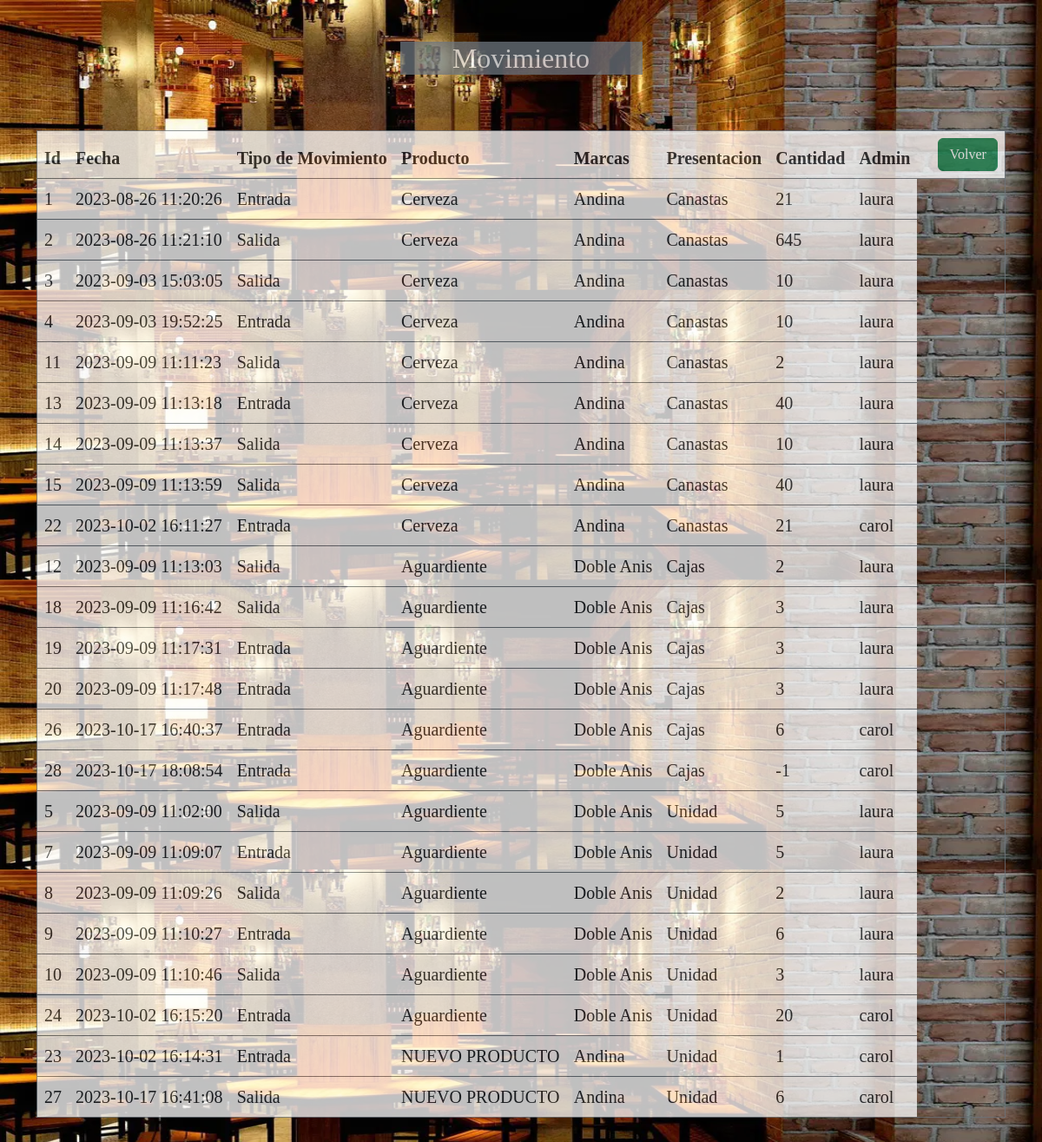
The app's page /php/movimiento/index.php with its own data.
### tables this page shows
CREATE TABLE `movimientos` (
  `idMovimiento` int(11) NOT NULL,
  `fechaMovimiento` datetime NOT NULL DEFAULT current_timestamp(),
  `idProducto` tinyint(4) NOT NULL,
  `tipoMovimiento` tinyint(4) NOT NULL COMMENT '1=Entrada, 2=Salida',
  `cantMovimiento` smallint(10) NOT NULL,
  `idAdmin` bigint(11) NOT NULL
);

CREATE TABLE `productos` (
  `idProducto` tinyint(4) NOT NULL,
  `nomProducto` varchar(20) NOT NULL,
  `idMarca` tinyint(4) NOT NULL,
  `idPresentacion` int(11) NOT NULL,
  `preProducto` int(11) NOT NULL,
  `stockProducto` smallint(6) NOT NULL COMMENT 'Cantidad de articulos que hay en e inventario'
);

CREATE TABLE `marca` (
  `idMarca` tinyint(4) NOT NULL,
  `descripMarca` varchar(100) NOT NULL
);

CREATE TABLE `presentacion` (
  `idPresentacion` int(11) NOT NULL,
  `descPresentacion` varchar(30) NOT NULL
);

CREATE TABLE `usuario` (
  `idAdmin` bigint(10) NOT NULL,
  `usuaAdmin` varchar(30) NOT NULL,
  `passAdmin` varchar(100) NOT NULL,
  `correoAdmin` varchar(30) NOT NULL
);

### php/movimiento/index.php (the view, shortened to what this page needs)
<!DOCTYPE html>
<html lang="es">
<head>
    <link rel="stylesheet" href="\emoji\assets\bootstrap-5\boot\css\bootstrap.min.css">
    <link rel="stylesheet" href="\emoji/css/lista.css">
</head>
<body class="body">
    <div class="container my-5">
        <div class="w-100 d-flex justify-content-center opacity-75">
           <h2 class="text-center p-6 mb-1 bg-secondary text-white  w-25 m-20 ">Movimiento</h2>
        </div>
        <br>
        <br>
        <table class=" table opacity-75 , border border-secondary">
            <thead>
                <tr>
                    <th>Id</th>
                    <th>Fecha</th>
                    <th>Tipo de Movimiento</th>
                    <th>Producto</th>
                    <th>Marcas</th>
                    <th>Presentacion</th>
                    <th>Cantidad</th>
                    <th>Admin</th>
                    <th>
                        <td>
                            <a class='btn btn-success' href='/emoji/inventario/index.php' role='button'>Volver</a>
                        </td>
                    </th>
                </tr>
            </thead>
            <tbody>
                <?php
                   include("../conexion.php");
                    $sql = "SELECT movimientos.idMovimiento , movimientos.fechaMovimiento , productos.nomProducto , marca.descripMarca , presentacion.descPresentacion ,IF(movimientos.tipoMovimiento = 1 , 'Entrada' , 'Salida') as tipoMovimiento , movimientos.cantMovimiento , usuario.usuaAdmin FROM movimientos
                    INNER JOIN productos ON productos.idProducto = movimientos.idProducto
                    INNER JOIN usuario ON usuario.idAdmin = movimientos.idAdmin
                    INNER JOIN marca ON marca.idMarca = productos.idMarca
                    INNER JOIN presentacion ON presentacion.idPresentacion = productos.idPresentacion;";
                    $result = $conex->query($sql);
                    while($row = $result->fetch_assoc()) {
                        echo "
                        <tr>
                            <td>$row[idMovimiento]</td>
                            <td>$row[fechaMovimiento]</td>
                            <td>$row[tipoMovimiento]</td>
                            <td>$row[nomProducto]</td>
                            <td>$row[descripMarca]</td>
                            <td>$row[descPresentacion]</td>
                            <td>$row[cantMovimiento]</td>
                            <td>$row[usuaAdmin]</td>
                        </tr>
                        ";
                    }
                ?>
            </tbody>
        </table>
    </div>
</body>
</html>

### css/lista.css (style rules this page uses)
.body { background-image: url(../imagenes/restaurante.webp); font-size: 20px; background-repeat: round; font-family: Cambria, Cochin, Georgia, Times, 'Times New Roman', serif; }

### records on screen
movimientos: idMovimiento "1", fechaMovimiento "2023-08-26 11:20:26", row "Entrada", idProducto.nomProducto "Cerveza", marca.descripMarca "Andina", presentacion.descPresentacion "Canastas", cantMovimiento "21", idAdmin.usuaAdmin "laura"
movimientos: idMovimiento "2", fechaMovimiento "2023-08-26 11:21:10", row "Salida", idProducto.nomProducto "Cerveza", marca.descripMarca "Andina", presentacion.descPresentacion "Canastas", cantMovimiento "645", idAdmin.usuaAdmin "laura"
movimientos: idMovimiento "3", fechaMovimiento "2023-09-03 15:03:05", row "Salida", idProducto.nomProducto "Cerveza", marca.descripMarca "Andina", presentacion.descPresentacion "Canastas", cantMovimiento "10", idAdmin.usuaAdmin "laura"
movimientos: idMovimiento "4", fechaMovimiento "2023-09-03 19:52:25", row "Entrada", idProducto.nomProducto "Cerveza", marca.descripMarca "Andina", presentacion.descPresentacion "Canastas", cantMovimiento "10", idAdmin.usuaAdmin "laura"
movimientos: idMovimiento "11", fechaMovimiento "2023-09-09 11:11:23", row "Salida", idProducto.nomProducto "Cerveza", marca.descripMarca "Andina", presentacion.descPresentacion "Canastas", cantMovimiento "2", idAdmin.usuaAdmin "laura"
movimientos: idMovimiento "13", fechaMovimiento "2023-09-09 11:13:18", row "Entrada", idProducto.nomProducto "Cerveza", marca.descripMarca "Andina", presentacion.descPresentacion "Canastas", cantMovimiento "40", idAdmin.usuaAdmin "laura"
movimientos: idMovimiento "14", fechaMovimiento "2023-09-09 11:13:37", row "Salida", idProducto.nomProducto "Cerveza", marca.descripMarca "Andina", presentacion.descPresentacion "Canastas", cantMovimiento "10", idAdmin.usuaAdmin "laura"
movimientos: idMovimiento "15", fechaMovimiento "2023-09-09 11:13:59", row "Salida", idProducto.nomProducto "Cerveza", marca.descripMarca "Andina", presentacion.descPresentacion "Canastas", cantMovimiento "40", idAdmin.usuaAdmin "laura"
movimientos: idMovimiento "22", fechaMovimiento "2023-10-02 16:11:27", row "Entrada", idProducto.nomProducto "Cerveza", marca.descripMarca "Andina", presentacion.descPresentacion "Canastas", cantMovimiento "21", idAdmin.usuaAdmin "carol"
movimientos: idMovimiento "12", fechaMovimiento "2023-09-09 11:13:03", row "Salida", idProducto.nomProducto "Aguardiente", marca.descripMarca "Doble Anis", presentacion.descPresentacion "Cajas", cantMovimiento "2", idAdmin.usuaAdmin "laura"
movimientos: idMovimiento "18", fechaMovimiento "2023-09-09 11:16:42", row "Salida", idProducto.nomProducto "Aguardiente", marca.descripMarca "Doble Anis", presentacion.descPresentacion "Cajas", cantMovimiento "3", idAdmin.usuaAdmin "laura"
movimientos: idMovimiento "19", fechaMovimiento "2023-09-09 11:17:31", row "Entrada", idProducto.nomProducto "Aguardiente", marca.descripMarca "Doble Anis", presentacion.descPresentacion "Cajas", cantMovimiento "3", idAdmin.usuaAdmin "laura"
movimientos: idMovimiento "20", fechaMovimiento "2023-09-09 11:17:48", row "Entrada", idProducto.nomProducto "Aguardiente", marca.descripMarca "Doble Anis", presentacion.descPresentacion "Cajas", cantMovimiento "3", idAdmin.usuaAdmin "laura"
movimientos: idMovimiento "26", fechaMovimiento "2023-10-17 16:40:37", row "Entrada", idProducto.nomProducto "Aguardiente", marca.descripMarca "Doble Anis", presentacion.descPresentacion "Cajas", cantMovimiento "6", idAdmin.usuaAdmin "carol"
movimientos: idMovimiento "28", fechaMovimiento "2023-10-17 18:08:54", row "Entrada", idProducto.nomProducto "Aguardiente", marca.descripMarca "Doble Anis", presentacion.descPresentacion "Cajas", cantMovimiento "-1", idAdmin.usuaAdmin "carol"
movimientos: idMovimiento "5", fechaMovimiento "2023-09-09 11:02:00", row "Salida", idProducto.nomProducto "Aguardiente", marca.descripMarca "Doble Anis", presentacion.descPresentacion "Unidad", cantMovimiento "5", idAdmin.usuaAdmin "laura"
movimientos: idMovimiento "7", fechaMovimiento "2023-09-09 11:09:07", row "Entrada", idProducto.nomProducto "Aguardiente", marca.descripMarca "Doble Anis", presentacion.descPresentacion "Unidad", cantMovimiento "5", idAdmin.usuaAdmin "laura"
movimientos: idMovimiento "8", fechaMovimiento "2023-09-09 11:09:26", row "Salida", idProducto.nomProducto "Aguardiente", marca.descripMarca "Doble Anis", presentacion.descPresentacion "Unidad", cantMovimiento "2", idAdmin.usuaAdmin "laura"
movimientos: idMovimiento "9", fechaMovimiento "2023-09-09 11:10:27", row "Entrada", idProducto.nomProducto "Aguardiente", marca.descripMarca "Doble Anis", presentacion.descPresentacion "Unidad", cantMovimiento "6", idAdmin.usuaAdmin "laura"
movimientos: idMovimiento "10", fechaMovimiento "2023-09-09 11:10:46", row "Salida", idProducto.nomProducto "Aguardiente", marca.descripMarca "Doble Anis", presentacion.descPresentacion "Unidad", cantMovimiento "3", idAdmin.usuaAdmin "laura"
movimientos: idMovimiento "24", fechaMovimiento "2023-10-02 16:15:20", row "Entrada", idProducto.nomProducto "Aguardiente", marca.descripMarca "Doble Anis", presentacion.descPresentacion "Unidad", cantMovimiento "20", idAdmin.usuaAdmin "carol"
movimientos: idMovimiento "23", fechaMovimiento "2023-10-02 16:14:31", row "Entrada", idProducto.nomProducto "NUEVO PRODUCTO", marca.descripMarca "Andina", presentacion.descPresentacion "Unidad", cantMovimiento "1", idAdmin.usuaAdmin "carol"
movimientos: idMovimiento "27", fechaMovimiento "2023-10-17 16:41:08", row "Salida", idProducto.nomProducto "NUEVO PRODUCTO", marca.descripMarca "Andina", presentacion.descPresentacion "Unidad", cantMovimiento "6", idAdmin.usuaAdmin "carol"
